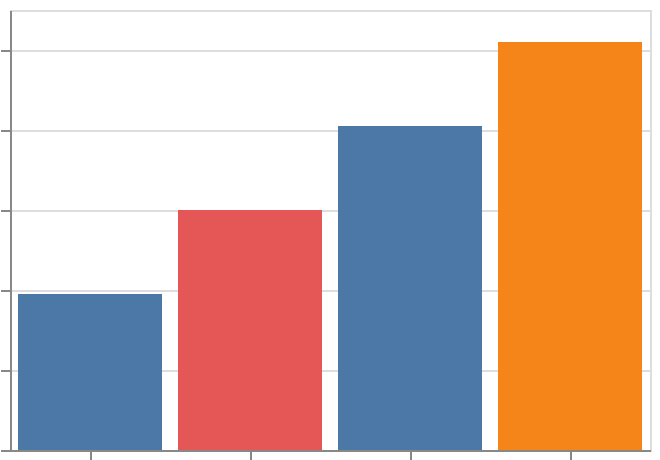

Write a Vega-Lite specification for this figure.
### Vega-Lite specification from a JSON file in a GitHub repository (floating-point values rounded to 4 significant figures)
{"$schema": "https://vega.github.io/schema/vega-lite/v6.json", "padding": 5, "autosize": "none", "width": 320, "height": 220, "data": {"values": [{"year": 1990, "date": "1990-06-15", "country": "a", "region": "east", "pop": 10, "life": 50, "fert": 5.0}, {"year": 1990, "date": "1990-06-15", "country": "b", "region": "west", "pop": 17, "life": 54, "fert": 4.5}, {"year": 1990, "date": "1990-06-15", "country": "c", "region": "east", "pop": 24, "life": 58, "fert": 4.0}, {"year": 1990, "date": "1990-06-15", "country": "d", "region": "south", "pop": 31, "life": 62, "fert": 3.5}, {"year": 1991, "date": "1991-06-15", "country": "a", "region": "east", "pop": 13, "life": 52, "fert": 4.7}, {"year": 1991, "date": "1991-06-15", "country": "b", "region": "west", "pop": 20, "life": 56, "fert": 4.2}, {"year": 1991, "date": "1991-06-15", "country": "c", "region": "east", "pop": 27, "life": 60, "fert": 3.7}, {"year": 1991, "date": "1991-06-15", "country": "d", "region": "south", "pop": 34, "life": 64, "fert": 3.2}, {"year": 1992, "date": "1992-06-15", "country": "a", "region": "east", "pop": 16, "life": 54, "fert": 4.4}, {"year": 1992, "date": "1992-06-15", "country": "b", "region": "west", "pop": 23, "life": 58, "fert": 3.9}, {"year": 1992, "date": "1992-06-15", "country": "c", "region": "east", "pop": 30, "life": 62, "fert": 3.4}, {"year": 1992, "date": "1992-06-15", "country": "d", "region": "south", "pop": 37, "life": 66, "fert": 2.9}]}, "params": [{"name": "anim", "select": {"type": "point", "on": "timer", "fields": ["year"]}}], "transform": [{"filter": {"param": "anim"}}], "mark": "bar", "encoding": {"x": {"field": "country", "type": "nominal"}, "y": {"field": "pop", "type": "quantitative"}, "color": {"field": "region", "type": "nominal"}, "time": {"field": "year", "type": "ordinal"}}}
